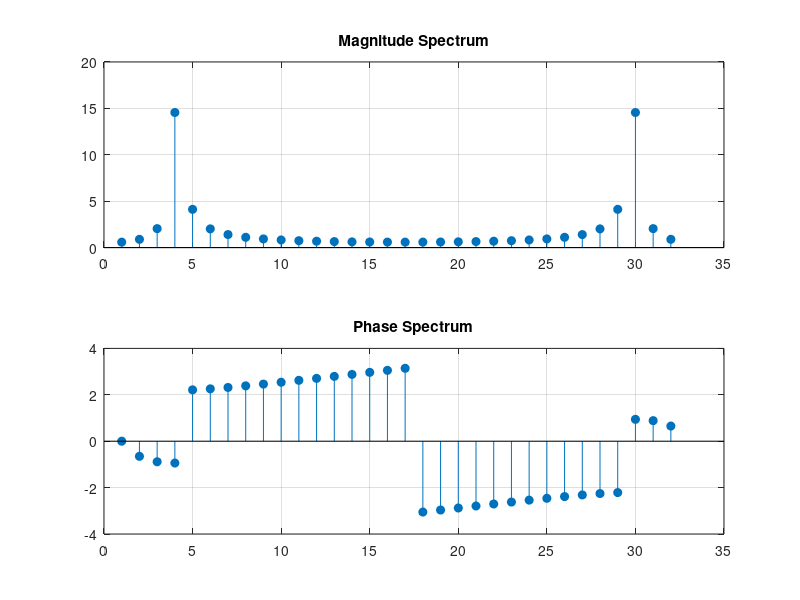

Source code (MATLAB):
% Question 4: Write a MATLAB program to compute the FFT of x[n] =
% sin(0.2*pi*n), n = 0:31, and plot its magnitude and phase spectra.

clc;
clear;
close all;
n = 0:31;
x = sin(0.2*pi*n);
X = fft(x);
mag = abs(X);
phase = angle(X);
subplot(2,1,1);
stem(mag,'filled');
title('Magnitude Spectrum');
grid on;
subplot(2,1,2);
stem(phase,'filled');
title('Phase Spectrum');
grid on;
